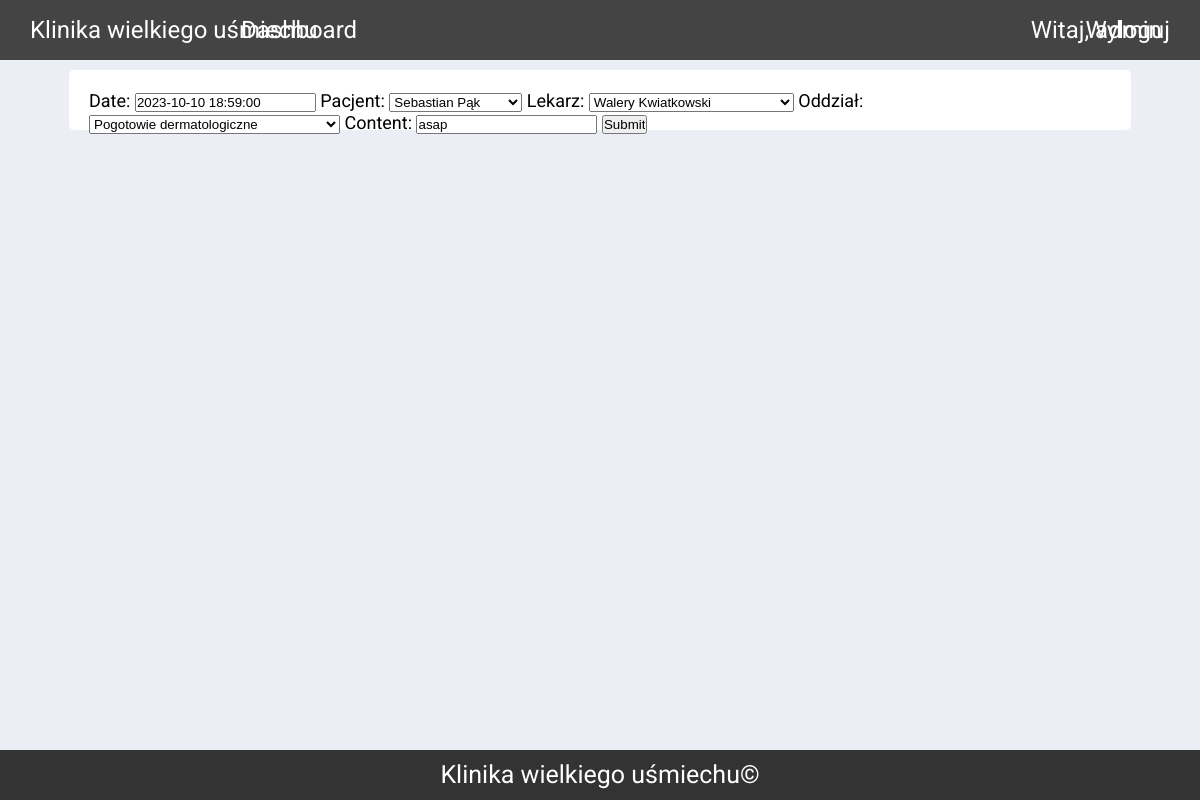
/update_wizyta/5/ (signed in), run on the app's committed database.
### pacjenci/models.py (models this page shows, shortened)
class Wizyta(models.Model):
    date = models.DateTimeField()   #input type="data"
    pacjent = models.ForeignKey(Pacjent, on_delete=models.CASCADE)
    lekarz = models.ForeignKey(Lekarz,on_delete=models.SET_NULL,null=True)
    oddział = models.ForeignKey(Oddział,on_delete=models.CASCADE)
    content = models.CharField(max_length=100,null=True,blank=True)

### pacjenci/decorators.py (the view)
        def wrapper_func(request, *args, **kwargs):
            group = None
            if request.user.groups.exists():
                group = request.user.groups.all()[0].name
            if group in allowed_roles:
                return view_func(request, *args, **kwargs)
            else:
                return HttpResponse('You are not authorized to see this page')

### pacjenci/forms.py
class WizytaForm(ModelForm):
    class Meta:
        model = Wizyta
        fields = '__all__'

### pacjenci/models.py (called while the page is built)
    def __str__(self):
        return self.name

    def __str__(self):
        return self.name

    def __str__(self):
        return self.name

### pacjenci/templatetags/authfun.py (called while the page is built)
@register.filter(name='isInGroup')
def isInGroup(user,groupname):
    return user.groups.filter(name=groupname).exists()

### pacjenci/views.py (called while the page is built)
@login_required(login_url='login')
@allowed_users(allowed_roles=['admin'])
def updateWizyta(request,pk):
    wizyta = Wizyta.objects.get(id=pk)
    form=WizytaForm(instance=wizyta)
    if request.method == 'POST':
        form=WizytaForm(request.POST, instance=wizyta)
        if form.is_valid():
            form.save()
            return redirect('/')
    context={'form':form}
    return render(request, 'pacjenci/update_form.html',context)

### pacjenci/templates/pacjenci/update_form.html (shortened to what this page needs)
{% extends 'pacjenci/main.html' %}
{% load static %}
{% block content %}
<div class="wiz">
		<div class="form-div-upt">
			<form method="POST" action="">
				{{form}}
				<input type="submit" name="submit" id="" />
			</form>
	</div>
</div>
{% endblock %}

### pacjenci/templates/pacjenci/navbar.html
{% load authfun %}
{% load static %}
<nav class=" ">
	<p class="navp">Klinika wielkiego uśmiechu</p>
	<div class=" " id=" ">
		<ul class="list">
			{% if request.user|isInGroup:"admin"  %}
			<li class="second">
				<a class="home-link " href="{% url 'home' %}">Dashboard</a>
			</li>
			{% else %}
			<li class="second">
				<a href="{% url 'konto' %}" class="nav-link">Ustawienia Profilu</a>
			</li>
			{% endif %}
		</ul>
	</div>
	<span class="hello">Witaj, {{request.user}}</span>
	<span><a class="logout" href="{% url 'logout' %}">Wyloguj</a></span>
</nav>

### static/css/main.css (style rules this page uses)
* { box-sizing: border-box; margin: 0; padding: 0; }
body { background-color: #ebeff5; height: 100%; font-family: 'Roboto', sans-serif; }
a { text-decoration: none; color: #fff; }
nav { color: #fff; height: 60px; font-size: 24px; display: flex; background-color: #444; align-items: center; justify-content: space-between; text-decoration: none; }
.list { list-style-type: none; }
.navp { position: relative; left: 30px; }
.second { position: relative; left: -240px; }
.logout { position: relative; right: 30px; color: #fff; }
.hello { position: relative; right: -240px; }
.wiz { display: flex; justify-content: center; margin: 10px; align-items: center; font-size: 24px; }
.form-div-upt { padding: 20px; height: 60px; width: 90%; background-color: #fff; border-radius: 5px; font-size: 18px; }

### data on the page
Wizyta: date "2023-10-10 18:59:00", pacjent "Sebastian Pąk", lekarz "Walery Kwiatkowski", oddział "Pogotowie dermatologiczne", content "asap"

### other printed values
{{ request.user }} "admin"
